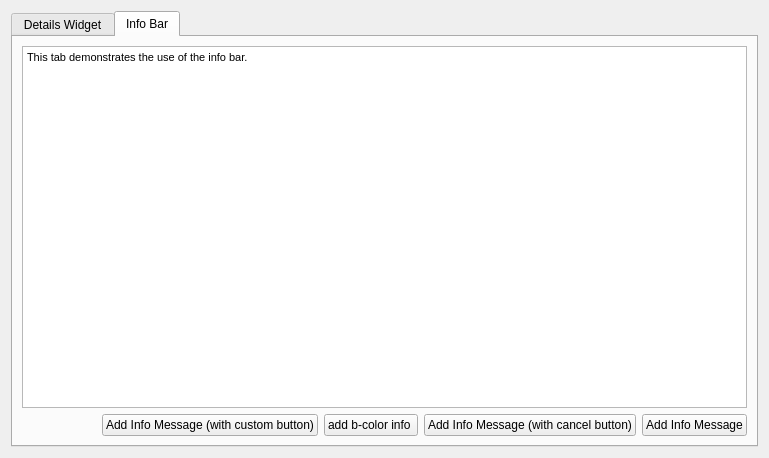
<?xml version="1.0" encoding="UTF-8"?>
<ui version="4.0">
 <class>ExampleWidget</class>
 <widget class="QWidget" name="ExampleWidget">
  <property name="geometry">
   <rect>
    <x>0</x>
    <y>0</y>
    <width>769</width>
    <height>458</height>
   </rect>
  </property>
  <property name="windowTitle">
   <string>Form</string>
  </property>
  <layout class="QVBoxLayout" name="verticalLayout">
   <item>
    <widget class="QTabWidget" name="tabWidget">
     <property name="currentIndex">
      <number>1</number>
     </property>
     <widget class="QWidget" name="tab">
      <attribute name="title">
       <string>Details Widget</string>
      </attribute>
      <layout class="QVBoxLayout" name="verticalLayout_2">
       <item>
        <widget class="QLabel" name="label">
         <property name="text">
          <string>This tab demonstrates the usage of the DetailsWidget class.</string>
         </property>
        </widget>
       </item>
       <item>
        <widget class="QWidget" name="widgetDetailsWidgetContents" native="true">
         <layout class="QVBoxLayout" name="verticalLayout_3">
          <item>
           <widget class="QRadioButton" name="radioButton">
            <property name="text">
             <string>Radio Button 1</string>
            </property>
           </widget>
          </item>
          <item>
           <widget class="QRadioButton" name="radioButton_2">
            <property name="text">
             <string>Radio Button 2</string>
            </property>
           </widget>
          </item>
          <item>
           <widget class="QRadioButton" name="radioButton_3">
            <property name="text">
             <string>Radio Button 3</string>
            </property>
           </widget>
          </item>
         </layout>
        </widget>
       </item>
       <item>
        <widget class="QScrollArea" name="scrollArea">
         <property name="widgetResizable">
          <bool>true</bool>
         </property>
         <widget class="QWidget" name="scrollAreaWidgetContents">
          <property name="geometry">
           <rect>
            <x>0</x>
            <y>0</y>
            <width>727</width>
            <height>271</height>
           </rect>
          </property>
          <layout class="QVBoxLayout" name="verticalLayout_5">
           <item>
            <widget class="QWidget" name="widgetDetailsWidgetHolder" native="true"/>
           </item>
           <item>
            <spacer name="verticalSpacer">
             <property name="orientation">
              <enum>Qt::Vertical</enum>
             </property>
             <property name="sizeHint" stdset="0">
              <size>
               <width>20</width>
               <height>40</height>
              </size>
             </property>
            </spacer>
           </item>
          </layout>
         </widget>
        </widget>
       </item>
      </layout>
     </widget>
     <widget class="QWidget" name="tab_2">
      <attribute name="title">
       <string>Info Bar</string>
      </attribute>
      <layout class="QGridLayout" name="gridLayout">
       <item row="1" column="0">
        <spacer name="horizontalSpacer">
         <property name="orientation">
          <enum>Qt::Horizontal</enum>
         </property>
         <property name="sizeHint" stdset="0">
          <size>
           <width>52</width>
           <height>20</height>
          </size>
         </property>
        </spacer>
       </item>
       <item row="1" column="1">
        <widget class="QPushButton" name="btnAddInfoMessageCustom">
         <property name="text">
          <string>Add Info Message (with custom button)</string>
         </property>
        </widget>
       </item>
       <item row="1" column="4">
        <widget class="QPushButton" name="btnAddInfoMessage">
         <property name="text">
          <string>Add Info Message</string>
         </property>
        </widget>
       </item>
       <item row="1" column="3">
        <widget class="QPushButton" name="btnAddInfoMessageCancel">
         <property name="text">
          <string>Add Info Message (with cancel button)</string>
         </property>
        </widget>
       </item>
       <item row="0" column="0" colspan="5">
        <layout class="QVBoxLayout" name="verticalLayout_4">
         <property name="spacing">
          <number>0</number>
         </property>
         <item>
          <widget class="QWidget" name="infoBarHolder" native="true"/>
         </item>
         <item>
          <widget class="QTextEdit" name="textEdit">
           <property name="html">
            <string>&lt;!DOCTYPE HTML PUBLIC &quot;-//W3C//DTD HTML 4.0//EN&quot; &quot;http://www.w3.org/TR/REC-html40/strict.dtd&quot;&gt;
&lt;html&gt;&lt;head&gt;&lt;meta name=&quot;qrichtext&quot; content=&quot;1&quot; /&gt;&lt;style type=&quot;text/css&quot;&gt;
p, li { white-space: pre-wrap; }
&lt;/style&gt;&lt;/head&gt;&lt;body style=&quot; font-family:'Sans Serif'; font-size:9pt; font-weight:400; font-style:normal;&quot;&gt;
&lt;p style=&quot; margin-top:0px; margin-bottom:0px; margin-left:0px; margin-right:0px; -qt-block-indent:0; text-indent:0px;&quot;&gt;&lt;span style=&quot; font-family:'MS Shell Dlg 2'; font-size:8pt;&quot;&gt;This tab demonstrates the use of the info bar.&lt;/span&gt;&lt;/p&gt;&lt;/body&gt;&lt;/html&gt;</string>
           </property>
          </widget>
         </item>
        </layout>
       </item>
       <item row="1" column="2">
        <widget class="QPushButton" name="btnAddcolorInfoMessage">
         <property name="text">
          <string>add b-color info </string>
         </property>
        </widget>
       </item>
      </layout>
     </widget>
    </widget>
   </item>
  </layout>
 </widget>
 <resources/>
 <connections/>
</ui>
